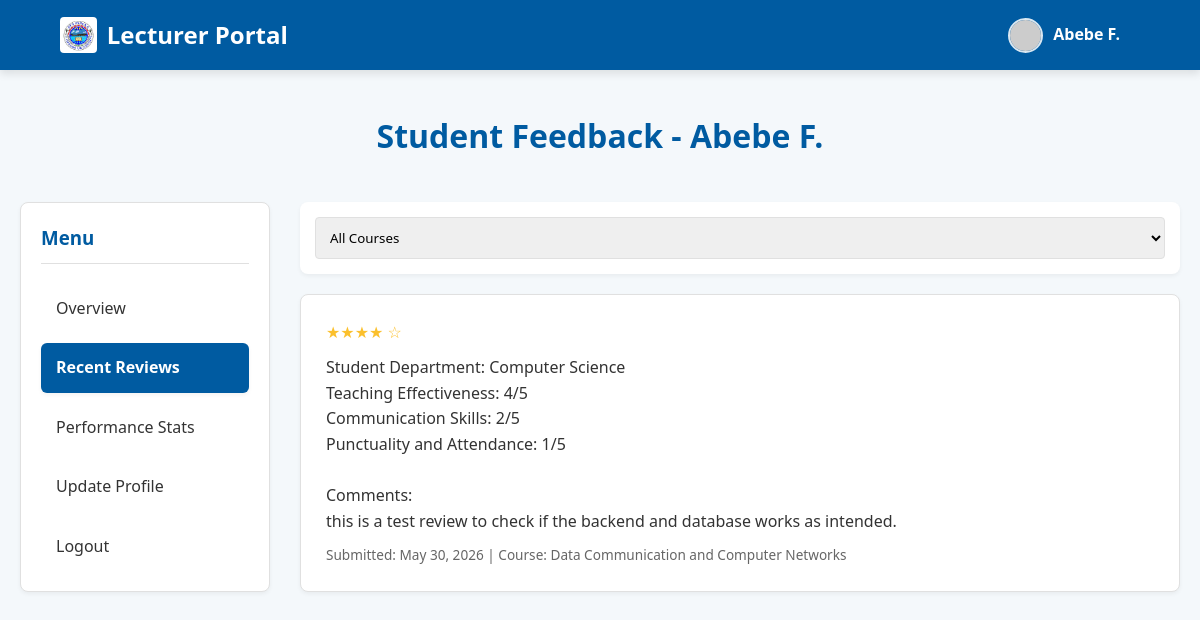
Page /lecturer/lecturer-feedback.php (signed in) on the committed database.
### tables this page shows
CREATE TABLE `lecturers` (
  `id` int(11) NOT NULL,
  `name` varchar(100) NOT NULL,
  `valid_id` int(11) NOT NULL,
  `department_id` int(11) NOT NULL
);

CREATE TABLE `reviews` (
  `id` int(11) NOT NULL,
  `review` text NOT NULL,
  `rating` tinyint(4) NOT NULL,
  `lecturer_id` int(11) NOT NULL,
  `course_id` int(11) NOT NULL,
  `student_id` int(11) NOT NULL,
  `created_at` timestamp NULL DEFAULT current_timestamp(),
  `updated_at` timestamp NULL DEFAULT current_timestamp() ON UPDATE current_timestamp()
);

CREATE TABLE `courses` (
  `id` int(11) NOT NULL,
  `course` varchar(100) NOT NULL,
  `department_id` int(11) NOT NULL
);

### lecturer/lecturer-feedback.php (the view, shortened to what this page needs)
<?php
require_once '../data/database.php';
$lecturer_sql = "
    SELECT
        lecturers.id AS lecturer_id,
        lecturers.name
    FROM lecturer_accounts
    INNER JOIN lecturers
        ON lecturer_accounts.lecturer_id = lecturers.id
    WHERE lecturer_accounts.id = ?
    LIMIT 1
";
$lecturer_stmt = $pdo->prepare($lecturer_sql);
$lecturer_stmt->execute([$_SESSION['user_id']]);
$lecturer = $lecturer_stmt->fetch();
$lecturerId = $lecturer['lecturer_id'];
$lecturerName = $lecturer['name'];
$selectedCourse = $_GET['course_id'] ?? 'all';
if ($selectedCourse !== 'all' && ctype_digit($selectedCourse)) {
    $reviews_sql = "
        SELECT
            reviews.id,
            reviews.review,
            reviews.rating,
            reviews.created_at,
            courses.course,
            courses.id AS course_id
        FROM reviews
        INNER JOIN courses
            ON reviews.course_id = courses.id
        WHERE reviews.lecturer_id = ?
          AND reviews.course_id = ?
        ORDER BY reviews.created_at DESC
    ";
    $reviews_stmt = $pdo->prepare($reviews_sql);
    $reviews_stmt->execute([$lecturerId, $selectedCourse]);
} else {
    $reviews_sql = "
        SELECT
            reviews.id,
            reviews.review,
            reviews.rating,
            reviews.created_at,
            courses.course,
            courses.id AS course_id
        FROM reviews
        INNER JOIN courses
            ON reviews.course_id = courses.id
        WHERE reviews.lecturer_id = ?
        ORDER BY reviews.created_at DESC
    ";
    $reviews_stmt = $pdo->prepare($reviews_sql);
    $reviews_stmt->execute([$lecturerId]);
}
$reviews = $reviews_stmt->fetchAll();
?>
<!DOCTYPE html>
<html lang="en">
<head>
  <link rel="stylesheet" href="../css/style.css">
  <link rel="stylesheet" href="../css/responsive.css">
  <link rel="stylesheet" href="../css/dashboard.css">
</head>
<body>
<nav class="navbar">
  <div class="nav-brand">
    <a href="lecturer-dashboard.php" class="logo-btn-link">
      <img src="../images/download.jpg" class="logo-btn-img">
    </a>
    Lecturer Portal
  </div>
  <div class="nav-actions" style="display: flex; align-items: center; margin-left: auto; margin-right: 20px;">
      <div class="profile-avatar" style="display:flex; align-items:center; gap:10px; cursor:pointer;">
        <img src="https://placehold.co/40x40" alt="Lecturer Avatar" style="border-radius:50%; width:35px; height:35px; border:2px solid rgba(255, 255, 255, 0.85);">
        <span class="profile-name" style="color:white; font-weight:bold;">
          <?php echo htmlspecialchars($lecturerName); ?>
        </span>
      </div>
    </div>
</nav>
<div class="container">
  <h2 class="section-title">
    Student Feedback - <?php echo htmlspecialchars($lecturerName); ?>
  </h2>
  <div class="dashboard-container">
    <aside class="sidebar">
      <h3>Menu</h3>
      <nav class="sidebar-nav">
        <a href="lecturer-dashboard.php">Overview</a>
        <a href="lecturer-feedback.php" class="active">Recent Reviews</a>
        <a href="lecturer-statistics.php">Performance Stats</a>
        <a href="lecturer-profile.php">Update Profile</a>
        <a href="../logout.php">Logout</a>
      </nav>
    </aside>
    <main class="main-content">
      <div class="filter-bar" style="margin-bottom: 20px;">
        <select onchange="location = this.value;" id="course-filter">
          <option value="lecturer-feedback.php?course_id=all"
            <?php if ($selectedCourse === 'all') echo 'selected'; ?>>
            All Courses
          </option>
        </select>
      </div>
      <?php if (empty($reviews)): ?>
        <div class="card">
          <p>No reviews found for this selection.</p>
        </div>
      <?php else: ?>
        <?php foreach ($reviews as $review): ?>
          <div class="card" style="margin-bottom:20px;">
            <div style="color: var(--accent-gold); margin-bottom:10px;">
              <?php echo str_repeat('★', (int)$review['rating']); ?>
              <?php echo str_repeat('☆', 5 - (int)$review['rating']); ?>
            </div>
            <p><?php echo nl2br(htmlspecialchars($review['review'])); ?></p>
            <p style="color: var(--text-light); font-size:0.85rem; margin-top:10px;">
              Submitted: <?php echo date('M j, Y', strtotime($review['created_at'])); ?>
              | Course: <?php echo htmlspecialchars($review['course']); ?>
            </p>
          </div>
        <?php endforeach; ?>
      <?php endif; ?>
    </main>
  </div>
</div>
</body>
</html>

### css/style.css (style rules this page uses)
:root { --primary-blue: #005ba1; --light-blue: #007bff; --accent-gold: #fbc02d; --accent-yellow: #fff59d; --bg-color: #f4f8fb; --card-bg: #ffffff; --text-dark: #333333; --text-light: #666666; --border-color: #e0e0e0; --font-family: 'Segoe UI', Tahoma, Geneva, Verdana, sans-serif; --shadow-sm: 0 2px 4px rgba(0,0,0,0.05); --shadow-md: 0 4px 8px rgba(0,0,0,0.1); --shadow-hover: 0 8px 16px rgba(0,0,0,0.15); --transition-fast: 0.3s ease-in-out; }
* { margin: 0; padding: 0; box-sizing: border-box; }
body { font-family: var(--font-family); background-color: var(--bg-color); color: var(--text-dark); line-height: 1.6; transition: background-color var(--transition-fast), color var(--transition-fast); animation: pageFadeIn 0.5s cubic-bezier(0.16, 1, 0.3, 1); }
a { text-decoration: none; color: inherit; }
.navbar { background-color: var(--primary-blue); color: white; padding: 1rem 5%; display: flex; justify-content: space-between; align-items: center; position: sticky; top: 0; z-index: 100; box-shadow: var(--shadow-md); }
.nav-brand { font-size: 1.5rem; font-weight: bold; display: flex; align-items: center; gap: 10px; }
.container { max-width: 1200px; margin: 0 auto; padding: 40px 20px; }
.section-title { text-align: center; color: var(--primary-blue); margin-bottom: 40px; font-size: 2rem; position: relative; }
.card { background-color: var(--card-bg); border-radius: 8px; padding: 25px; box-shadow: var(--shadow-sm); transition: transform var(--transition-fast), box-shadow var(--transition-fast); border: 1px solid var(--border-color); }
.filter-bar { display: flex; gap: 15px; margin-bottom: 30px; flex-wrap: wrap; background: white; padding: 15px; border-radius: 8px; box-shadow: var(--shadow-sm); }
.filter-bar input, .filter-bar select { padding: 10px; border: 1px solid var(--border-color); border-radius: 4px; flex: 1; min-width: 200px; font-family: inherit; }
.logo-btn-link { display: inline-flex; align-items: center; justify-content: center; transition: opacity var(--transition-fast), transform var(--transition-fast); }
.logo-btn-img { height: 36px; width: auto; border-radius: 4px; object-fit: contain; display: block; }

### css/dashboard.css (style rules this page uses)
.dashboard-container { display: flex; gap: 30px; margin-top: 20px; }
.sidebar { width: 250px; background-color: var(--card-bg); border-radius: 8px; padding: 20px; box-shadow: var(--shadow-sm); border: 1px solid var(--border-color); height: fit-content; }
.sidebar h3 { color: var(--primary-blue); margin-bottom: 20px; padding-bottom: 10px; border-bottom: 1px solid var(--border-color); }
.sidebar-nav { display: flex; flex-direction: column; gap: 10px; }
.sidebar-nav a { padding: 12px 15px; border-radius: 6px; transition: all var(--transition-fast); color: var(--text-dark); display: block; font-weight: 500; }
.sidebar-nav a.active { background-color: var(--primary-blue); color: white; box-shadow: var(--shadow-sm); font-weight: bold; }
.main-content { flex: 1; }

### rows in the picture
lecturers: name "Abebe F."
reviews: rating "★★★★", rating "☆", review "Student Department: Computer Science Teaching Effectiveness: 4/5 Communication Skills: 2/5 Punctuality and Attendance: 1/5 Comments: this is a test review to check if the backend and database works as intended.", created_at "May 30, 2026", course.course "Data Communication and Computer Networks"
